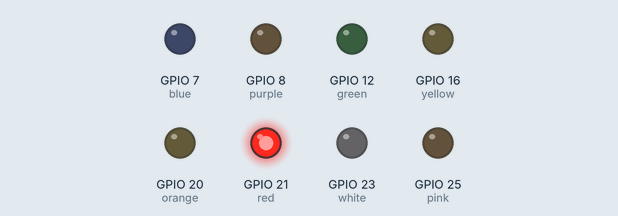
Simulated run of this program. Board: Raspberry Pi (BCM pin numbers). On the bench: output pins drawn as LEDs (lit = HIGH). What the program prints to the terminal is not drawn.

Above: at 0.02 s.
At 0.42 s:
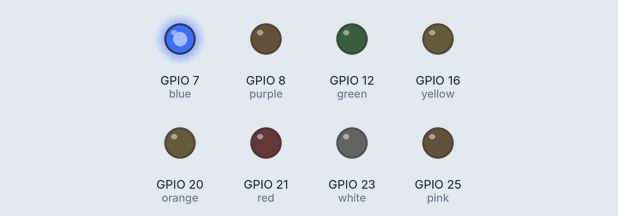
At 0.82 s:
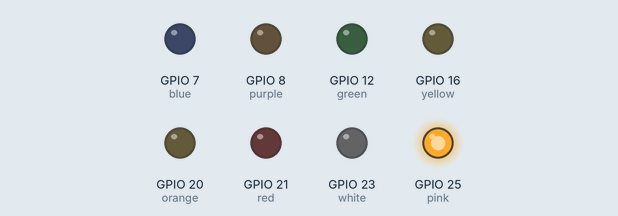
At 1.57 s:
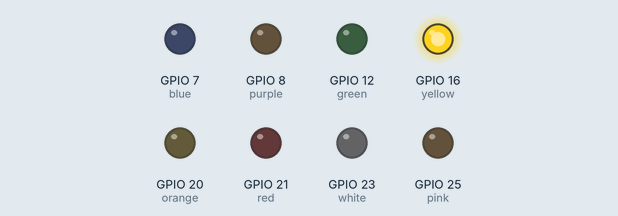
At 2.27 s:
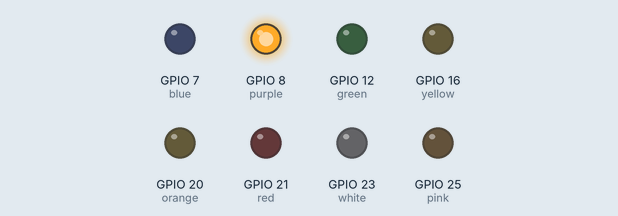
At 3.07 s:
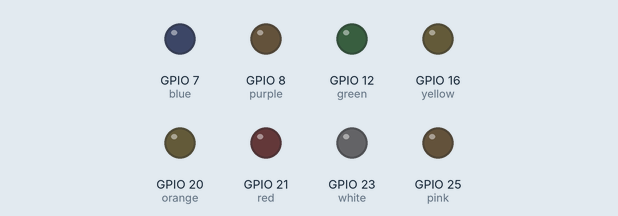
Timing chart, 0 to 3.4 s (numbered marks = the images above):
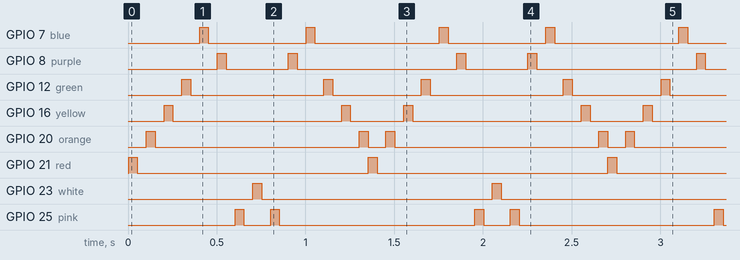

The program:

gpiozero_LEDBoard_rainbow_scan.py
```python
##############################################################################################
# The rainbow is a reminder of God's promise.                                                #
#                                                                                            #
# And God said, "This is the sign of the covenant I am making between me and you and         #
# every living creature with you, a covenant for all generations to come: I have set         #
# my rainbow in the clouds, and it will be the sign of the covenant between me and the       #
# earth. Whenever I bring clouds over the earth and the rainbow appears in the clouds,       #
# I will remember my covenant between me and you and all living creatures of every kind.     #
# Never again will the waters become a flood to destroy all life.                            #
#                                                                                            #
##############################################################################################
from gpiozero import LEDBoard
from time import sleep

rainbow = LEDBoard(red=21, orange=20, yellow=16, green=12, blue=7, purple=8, pink=25, white=23)
sleep_speed = 0.05

print("Press Crtl-C to stop the program.")
while True:
	try:
		rainbow.red.on()
		sleep(sleep_speed)
		rainbow.red.off()
		sleep(sleep_speed)
		rainbow.orange.on()
		sleep(sleep_speed)
		rainbow.orange.off()
		sleep(sleep_speed)
		rainbow.yellow.on()
		sleep(sleep_speed)
		rainbow.yellow.off()
		sleep(sleep_speed)
		rainbow.green.on()
		sleep(sleep_speed)
		rainbow.green.off()
		sleep(sleep_speed)
		rainbow.blue.on()
		sleep(sleep_speed)
		rainbow.blue.off()
		sleep(sleep_speed)
		rainbow.purple.on()
		sleep(sleep_speed)
		rainbow.purple.off()
		sleep(sleep_speed)
		rainbow.pink.on()
		sleep(sleep_speed)
		rainbow.pink.off()
		sleep(sleep_speed)
		rainbow.white.on()
		sleep(sleep_speed)
		rainbow.white.off()
		sleep(sleep_speed)
		rainbow.pink.on()
		sleep(sleep_speed)
		rainbow.pink.off()
		sleep(sleep_speed)
		rainbow.purple.on()
		sleep(sleep_speed)
		rainbow.purple.off()
		sleep(sleep_speed)
		rainbow.blue.on()
		sleep(sleep_speed)
		rainbow.blue.off()
		sleep(sleep_speed)
		rainbow.green.on()
		sleep(sleep_speed)
		rainbow.green.off()
		sleep(sleep_speed)
		rainbow.yellow.on()
		sleep(sleep_speed)
		rainbow.yellow.off()
		sleep(sleep_speed)
		rainbow.orange.on()
		sleep(sleep_speed)
		rainbow.orange.off()
	except KeyboardInterrupt:
		print("Stopping program.\n")
		rainbow.close()
		exit()
```

Measured:
- by itself, GPIO 7 (blue): repeats every 1.4 s: LOW 0.55 s, HIGH 0.05 s, LOW 0.70 s, HIGH 0.05 s
- by itself, GPIO 8 (purple): repeats every 1.4 s: LOW 0.35 s, HIGH 0.05 s, LOW 0.90 s, HIGH 0.05 s
- by itself, GPIO 12 (green): repeats every 1.4 s: LOW 0.75 s, HIGH 0.05 s, LOW 0.50 s, HIGH 0.05 s
- by itself, GPIO 16 (yellow): repeats every 1.4 s: LOW 0.95 s, HIGH 0.05 s, LOW 0.30 s, HIGH 0.05 s
- by itself, GPIO 20 (orange): repeats every 1.4 s: LOW 1.2 s, HIGH 0.05 s, LOW 0.10 s, HIGH 0.05 s
- by itself, GPIO 21 (red), GPIO 23 (white): alternates HIGH for 0.05 s and LOW for 1.3 s
- by itself, GPIO 25 (pink): repeats every 1.4 s: LOW 0.15 s, HIGH 0.05 s, LOW 1.1 s, HIGH 0.05 s
